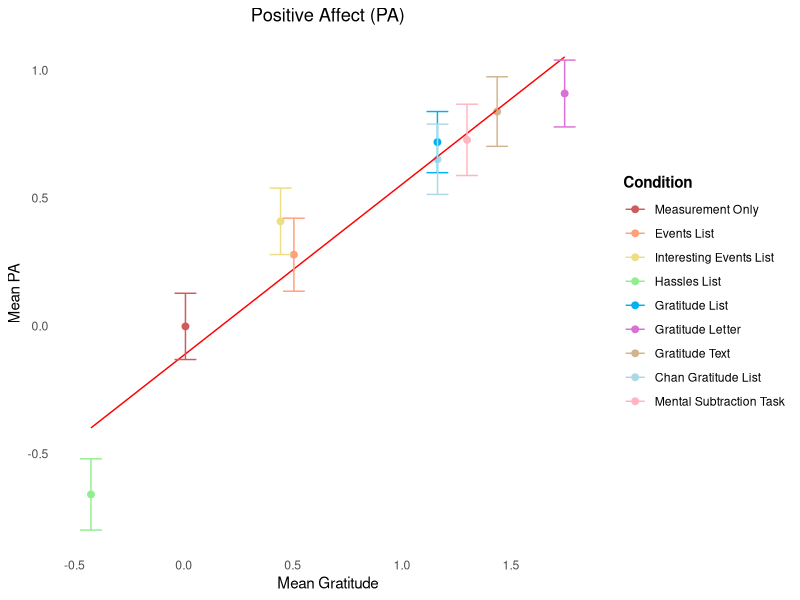
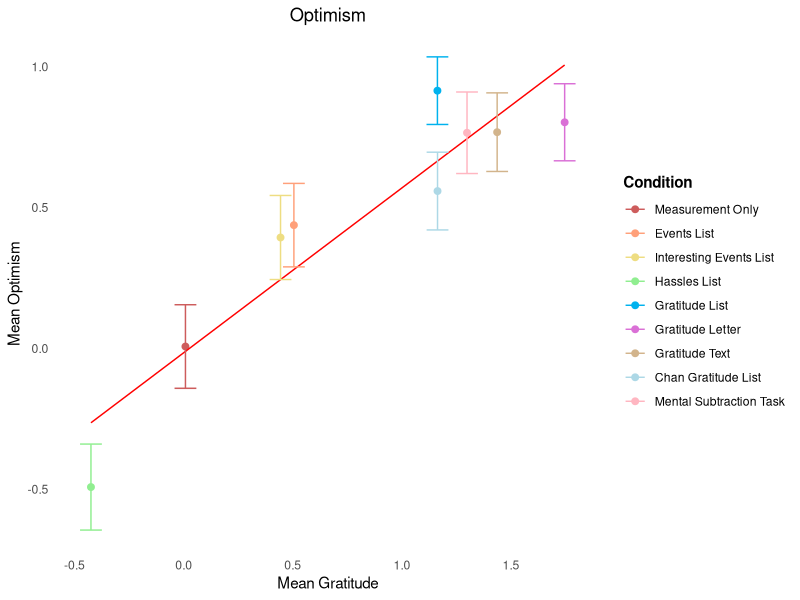
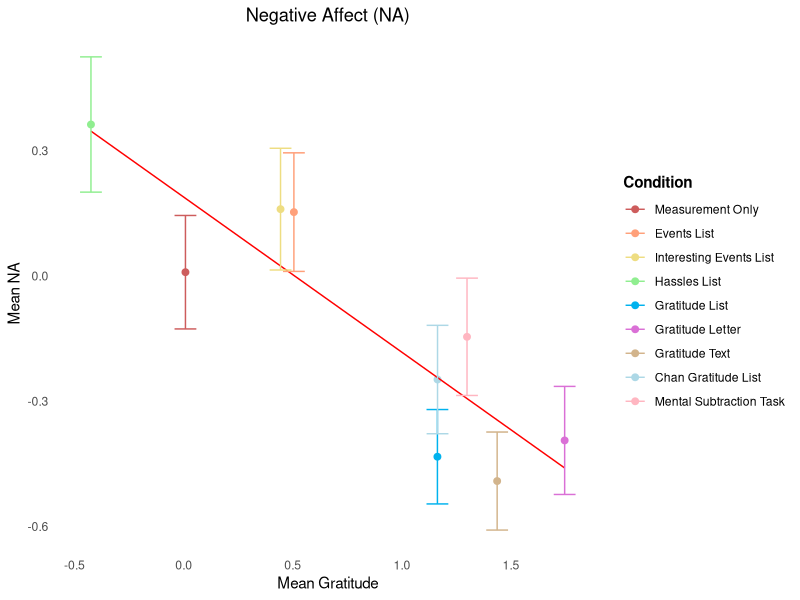
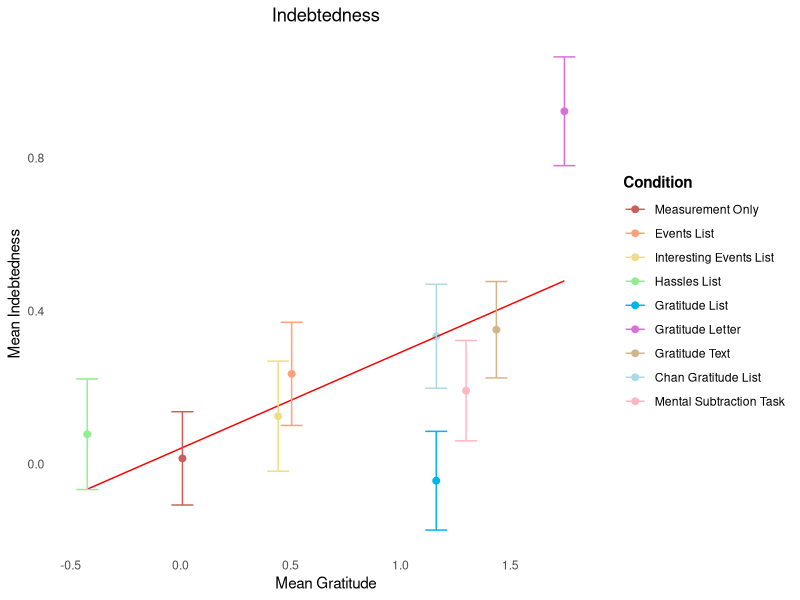
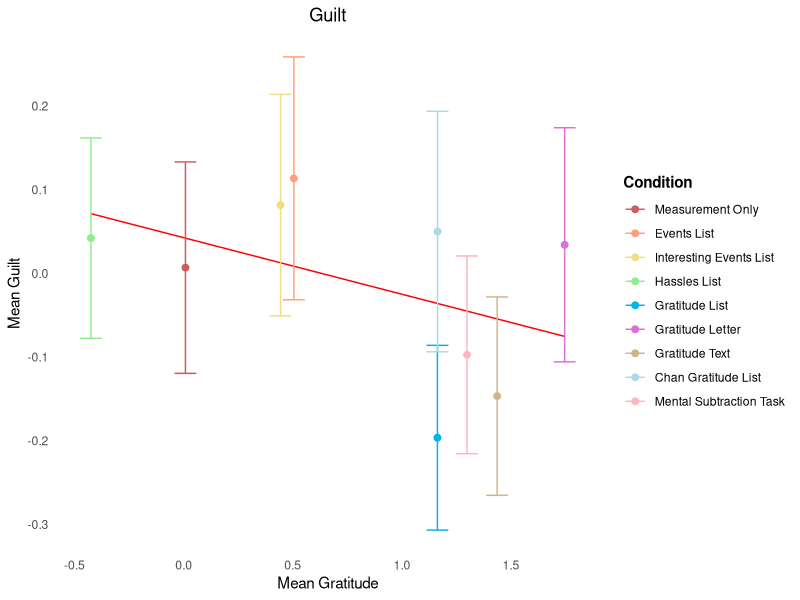
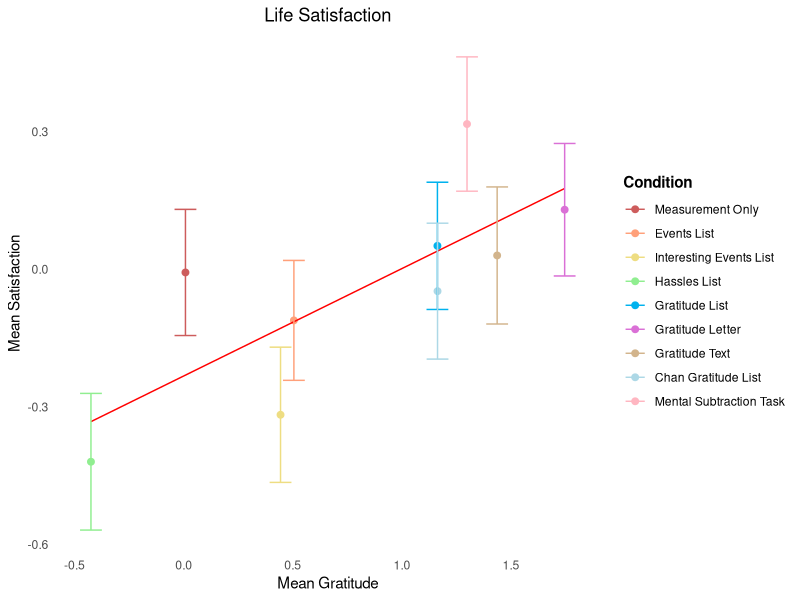
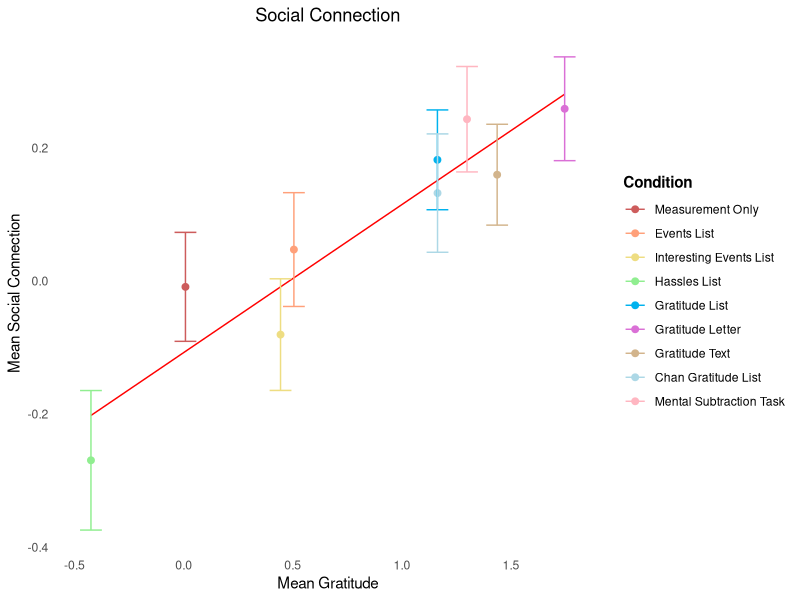
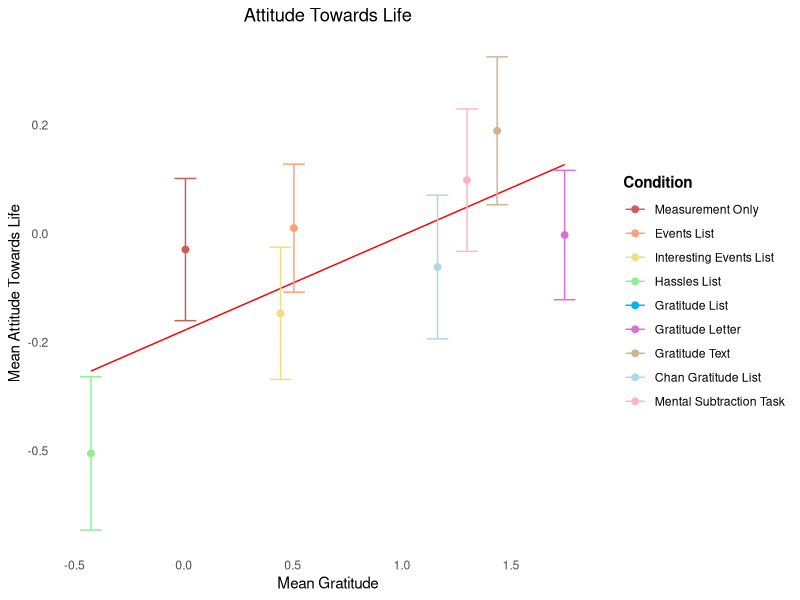

These figures' R source, in order:
## ---- chunk 1

library(ggplot2)
library(dplyr)
library(patchwork)
library(scales)

## ---- chunk 2

#Set up
setwd("/Users/beheo/Documents/GitHub/GratitudeInterventions/Study 1 Code")

#Set up

study_1.1 <- read.csv("Gratitude_Interventions_Study_1.1.csv")
study_1.1 <- study_1.1[study_1.1$Finished == 1, ]

study_1.2 <- read.csv("Gratitude_Interventions_Study_1.2.csv")
study_1.2 <- study_1.2[study_1.2$Finished == 1, ]

study_1.3 <- read.csv("Gratitude_Interventions_Study_1.3.csv")
study_1.3 <- study_1.3[study_1.3$Finished == 1, ]
study_1.3$race_2 <- as.numeric(study_1.3$race_2)

study_1.4 <- read.csv("Gratitude_Interventions_Study_1.4.csv")
study_1.4 <- study_1.4[study_1.4$Finished == 1, ]
study_1.4$race_2 <- as.numeric(study_1.4$race_2)

# File paths
file_paths <- c("Gratitude_Interventions_Study_1.1.csv",
                "Gratitude_Interventions_Study_1.2.csv",
                "Gratitude_Interventions_Study_1.3.csv",
                "Gratitude_Interventions_Study_1.4.csv")

# Read and combine the CSV files
data <- lapply(file_paths, read.csv)
data_temp1 <- bind_rows(study_1.1, study_1.2)
data_temp2 <- bind_rows(data_temp1, study_1.3)
data <- bind_rows(data_temp2, study_1.4)

# process data
data <- data %>%
  # remove incomplete or test observations
  filter(Finished != "0")

## ---- chunk 3

data$gratitude_all <- rowMeans(data[, c("grateful", "thankful", "appreciative")], na.rm = TRUE)
data$happy_all <- rowMeans(data[, c("happy", "satisfied", "content", "joyful", "pleased")], na.rm = TRUE)
data$optimistic_all <- rowMeans(data[, c("optimistic", "hopeful")], na.rm = TRUE)
data$sad_all <- rowMeans(data[, c("sad", "depressed", "anxious", "nervous")], na.rm = TRUE)
data$indebted_all <- rowMeans(data[, c("indebted", "obligated")], na.rm = TRUE)
data$envy_all <- rowMeans(data[, c("envious", "bitter", "jealous")], na.rm = TRUE)

data$ls_total <- rowMeans(data[, c("ls_1", "ls_2", "ls_3", "ls_4", "ls_5")], na.rm = TRUE)
data$sc_total <- rowMeans(data[, c("sc_1", "sc_2", "sc_3")], na.rm = TRUE)
data$self_image_total <- rowMeans(data[, c("circle_task", "self_image", "signature")], na.rm = TRUE)

## ---- chunk 4

#Conditions
control_conditions <- subset(data, condition_type == 1)
gratitude_conditions <- subset(data, condition_type == 2)

control <- subset(data, condition == 1)
control_events <- subset(data, condition == 2)
control_interesting <- subset(data, condition == 3)
control_hassles <- subset(data, condition == 4)

grat_list <- subset(data, condition == 5)
grat_letter <- subset(data, condition == 6)
grat_text <- subset(data, condition == 7)
grat_hk <- subset(data, condition == 8)
grat_sing <- subset(data, condition == 9)
knitr::opts_chunk$set(echo = TRUE)

condition_color <- c(
    "1" = "indianred",
    "2" = "lightsalmon",
    "3" = "lightgoldenrod",
    "4" = "palegreen2",
    "5" = "deepskyblue2",
    "6" = "orchid",
    "7" = "tan",
    "8" = "lightblue",
    "9" = "lightpink")

condition_name <- c(
    "1" = "Measurement Only",
    "2" = "Events List",
    "3" = "Interesting Events List",
    "4" = "Hassles List",
    "5" = "Gratitude List",
    "6" = "Gratitude Letter",
    "7" = "Gratitude Text",
    "8" = "Chan Gratitude List",
    "9" = "Mental Subtraction Task")

#Standard Error
calculate_std_error <- function(condition_data)
  return(sd(condition_data) / sqrt(length(condition_data)))

## ---- chunk 5

#Calculate mean for 'gratitude_all' by 'condition'
cond.means_1 <-data%>%group_by(condition)%>%summarize(Mean=mean(gratitude_all)) 
print(cond.means_1)

#Calculate mean for 'gratitude_all' by 'condition' and subtract the mean of measurement only control
cond.means_1 <- data %>%
  group_by(condition) %>%
  summarize(Mean = mean(gratitude_all)) %>%
  mutate(Mean = Mean - 4.27)

## ---- chunk 6
#Calculate mean for 'happy_all' by 'condition'
happy_mean<-data%>%group_by(condition)%>%summarize(Mean=mean(happy_all)) 
print(happy_mean)

# Calculate mean for 'happy_all' by 'condition' and subtract the mean of measurement only control
cond.means_2 <- data %>%
  group_by(condition) %>%
  summarize(Mean = mean(happy_all)) %>%
  mutate(Mean = Mean - 3.95)

# Calculate standard error for 'happy_all' by 'condition'
std_errors <- data %>%
  group_by(condition) %>%
  summarize(Standard_Error = sd(happy_all) / sqrt(n()))

# Create new dataframe
dosage_data <- data.frame(
  condition = cond.means_1$condition,
  gratitude_mean = cond.means_1$Mean,
  happy_mean = cond.means_2$Mean,
  happy_se = std_errors$Standard_Error
)

dosage_data$condition <- factor(dosage_data$condition)

# Fit linear regression model
lm_model <- lm(gratitude_mean ~ happy_mean, data = dosage_data)
summary(lm_model)

# Create scatter plot with linear regression line
happy_plot <- ggplot(dosage_data, aes(x = gratitude_mean, y = happy_mean, color = condition)) +
  geom_point(size = 2) +
  geom_smooth(method = "lm", se = FALSE, color = "red", size = 0.5) +
  geom_errorbar(aes(ymin = happy_mean - happy_se, ymax = happy_mean + happy_se), width = 0.1) +
  scale_color_manual(values = condition_color, labels = condition_name, 
                     name = "Condition") +
  labs(title = "Positive Affect (PA)",
       x = "Mean Gratitude",
       y = "Mean PA") +
  theme_minimal() +
  theme(
    plot.title = element_text(hjust = 0.5),  
    legend.title = element_text(face = "bold"),
    panel.grid.major = element_blank(),
    panel.grid.minor = element_blank()
  )

# Print the plot
print(happy_plot)

## ---- chunk 7
#Calculate mean for 'optimistic_all' by 'condition'
optimistic_mean<-data%>%group_by(condition)%>%summarize(Mean=mean(optimistic_all)) 
print(optimistic_mean)

#Calculate mean for 'optimistic_all' by 'condition' and subtract the mean of measurement only control
cond.means_2 <- data %>%
  group_by(condition) %>%
  summarize(Mean = mean(optimistic_all)) %>%
  mutate(Mean = Mean - 4.13)

#Calculate standard error for 'optimistic_all' by 'condition'
std_errors <- data %>%
  group_by(condition) %>%
  summarize(Standard_Error = sd(optimistic_all) / sqrt(n()))

#Create new dataframe
dosage_data <- data.frame(
  condition = cond.means_1$condition,
  gratitude_mean = cond.means_1$Mean,
  optimistic_mean = cond.means_2$Mean,
  optimistic_se = std_errors$Standard_Error
)

dosage_data$condition <- factor(dosage_data$condition)

# Fit linear regression model
lm_model <- lm(gratitude_mean ~ optimistic_mean, data = dosage_data)
summary(lm_model)

# Create scatter plot with linear regression line
optimistic_plot <- ggplot(dosage_data, aes(x = gratitude_mean, y = optimistic_mean, color = condition)) +
  geom_point(size = 2) +
  geom_smooth(method = "lm", se = FALSE, color = "red", size = 0.5) +
  geom_errorbar(aes(ymin = optimistic_mean - optimistic_se, ymax = optimistic_mean + optimistic_se), width = 0.1) +
  scale_color_manual(values = condition_color, labels = condition_name, 
                     name = "Condition") +
  labs(title = "Optimism",
       x = "Mean Gratitude",
       y = "Mean Optimism") +
  theme_minimal() +
  theme(
    plot.title = element_text(hjust = 0.5),  
    legend.title = element_text(face = "bold"),
    panel.grid.major = element_blank(),
    panel.grid.minor = element_blank()
  )

# Print the plot
print(optimistic_plot)

## ---- chunk 8

# Calculate mean for 'sad_all' by 'condition'
sad_mean<-data%>%group_by(condition)%>%summarize(Mean=mean(sad_all)) 
print(sad_mean)

# Calculate mean for 'sad_all' by 'condition' and subtract a value and subtract the mean of measurement only control
cond.means_2 <- data %>%
  group_by(condition) %>%
  summarize(Mean = mean(sad_all)) %>%
  mutate(Mean = Mean - 2.61)

# Calculate standard error for 'sad_all' by 'condition'
std_errors <- data %>%
  group_by(condition) %>%
  summarize(Standard_Error = sd(sad_all) / sqrt(n()))

# Create new dataframe
dosage_data <- data.frame(
  condition = cond.means_1$condition,
  gratitude_mean = cond.means_1$Mean,
  sad_mean = cond.means_2$Mean,
  sad_se = std_errors$Standard_Error
)

dosage_data$condition <- factor(dosage_data$condition)

# Fit linear regression model
lm_model <- lm(gratitude_mean ~ sad_mean, data = dosage_data)
summary(lm_model)

# Create scatter plot with linear regression line
sad_plot <- ggplot(dosage_data, aes(x = gratitude_mean, y = sad_mean, color = condition)) +
  geom_point(size = 2) +
  geom_smooth(method = "lm", se = FALSE, color = "red", size = 0.5) +
  geom_errorbar(aes(ymin = sad_mean - sad_se, ymax = sad_mean + sad_se), width = 0.1) +
  scale_color_manual(values = condition_color, labels = condition_name, 
                     name = "Condition") +
  labs(title = "Negative Affect (NA)",
       x = "Mean Gratitude",
       y = "Mean NA") +
  theme_minimal() +
  theme(
    plot.title = element_text(hjust = 0.5),
    legend.title = element_text(face = "bold"),
    panel.grid.major = element_blank(),
    panel.grid.minor = element_blank()
  ) 

# Print the plot
print(sad_plot)

## ---- chunk 9
# Calculate mean for 'indebted_all' by 'condition'
indebted_mean<-data%>%group_by(condition)%>%summarize(Mean=mean(indebted_all)) 
print(indebted_mean)

# Calculate mean for 'indebted_all' by 'condition' and subtract the mean of measurement only control
cond.means_2 <- data %>%
  group_by(condition) %>%
  summarize(Mean = mean(indebted_all)) %>%
  mutate(Mean = Mean - 2.82)

# Calculate standard error for 'indebted_all' by 'condition'
std_errors <- data %>%
  group_by(condition) %>%
  summarize(Standard_Error = sd(indebted_all) / sqrt(n()))

# Create new dataframe
dosage_data <- data.frame(
  condition = cond.means_1$condition,
  gratitude_mean = cond.means_1$Mean,
  indebted_mean = cond.means_2$Mean,
  indebted_se = std_errors$Standard_Error
)

dosage_data$condition <- factor(dosage_data$condition)

# Fit linear regression model
lm_model <- lm(gratitude_mean ~ indebted_mean, data = dosage_data)
summary(lm_model)

# Create scatter plot with linear regression line
indebted_plot <- ggplot(dosage_data, aes(x = gratitude_mean, y = indebted_mean, color = condition)) +
  geom_point(size = 2) +
  geom_smooth(method = "lm", se = FALSE, color = "red", size = 0.5) +
  geom_errorbar(aes(ymin = indebted_mean - indebted_se, ymax = indebted_mean + indebted_se), width = 0.1) +
  scale_color_manual(values = condition_color, labels = condition_name, 
                     name = "Condition") +
  labs(title = "Indebtedness",
       x = "Mean Gratitude",
       y = "Mean Indebtedness") +
  theme_minimal() +
  theme(
    plot.title = element_text(hjust = 0.5),
    legend.title = element_text(face = "bold"),
    panel.grid.major = element_blank(),
    panel.grid.minor = element_blank()
  )

# Print the plot
print(indebted_plot)
## ---- chunk 10

# Calculate mean for 'guilty' by 'condition' 
guilty_mean<-data%>%group_by(condition)%>%summarize(Mean=mean(guilty)) 
print(guilty_mean)

# Calculate mean for 'guilty' by 'condition' and subtract the mean of measurement only control
cond.means_2 <- data %>%
  group_by(condition) %>%
  summarize(Mean = mean(guilty)) %>%
  mutate(Mean = Mean - 1.95)

# Calculate standard error for 'guilty' by 'condition'
std_errors <- data %>%
  group_by(condition) %>%
  summarize(Standard_Error = sd(guilty) / sqrt(n()))

# Create new dataframe
dosage_data <- data.frame(
  condition = cond.means_1$condition,
  gratitude_mean = cond.means_1$Mean,
  guilty_mean = cond.means_2$Mean,
  guilty_se = std_errors$Standard_Error
)

dosage_data$condition <- factor(dosage_data$condition)

# Fit linear regression model
lm_model <- lm(gratitude_mean ~ guilty_mean, data = dosage_data)
summary(lm_model)

# Create scatter plot with linear regression line
guilty_plot <- ggplot(dosage_data, aes(x = gratitude_mean, y = guilty_mean, color = condition)) +
  geom_point(size = 2) +
  geom_smooth(method = "lm", se = FALSE, color = "red", size = 0.5) +
  geom_errorbar(aes(ymin = guilty_mean - guilty_se, ymax = guilty_mean + guilty_se), width = 0.1) +
  scale_color_manual(values = condition_color, labels = condition_name, 
                     name = "Condition") +
  labs(title = "Guilt",
       x = "Mean Gratitude",
       y = "Mean Guilt") +
  theme_minimal() +
  theme(
    plot.title = element_text(hjust = 0.5),
    legend.title = element_text(face = "bold"),
    panel.grid.major = element_blank(),
    panel.grid.minor = element_blank()
  )

# Print the plot
print(guilty_plot)

## ---- chunk 11

# Calculate mean for 'ls_total' by 'condition'
ls_mean<-data%>%group_by(condition)%>%summarize(Mean=mean(ls_total)) 
print(ls_mean)

# Calculate mean for 'ls_total' by 'condition' and subtract the mean of measurement only control
cond.means_2 <- data %>%
  group_by(condition) %>%
  summarize(Mean = mean(ls_total)) %>%
  mutate(Mean = Mean - 4.04)

# Calculate standard error for 'ls_total' by 'condition'
std_errors <- data %>%
  group_by(condition) %>%
  summarize(Standard_Error = sd(ls_total) / sqrt(n()))

# Create new dataframe
dosage_data <- data.frame(
  condition = cond.means_1$condition,
  gratitude_mean = cond.means_1$Mean,
  ls_mean = cond.means_2$Mean,
  ls_se = std_errors$Standard_Error
)

dosage_data$condition <- factor(dosage_data$condition)

# Fit linear regression model
lm_model <- lm(gratitude_mean ~ ls_mean, data = dosage_data)
summary(lm_model)

# Create scatter plot with linear regression line
ls_plot <- ggplot(dosage_data, aes(x = gratitude_mean, y = ls_mean, color = condition)) +
  geom_point(size = 2) +
  geom_smooth(method = "lm", se = FALSE, color = "red", size = 0.5) +
  geom_errorbar(aes(ymin = ls_mean - ls_se, ymax = ls_mean + ls_se), width = 0.1) +
  scale_color_manual(values = condition_color, labels = condition_name, 
                     name = "Condition") +
  labs(title = "Life Satisfaction",
       x = "Mean Gratitude",
       y = "Mean Satisfaction") +
  theme_minimal() +
  theme(
    plot.title = element_text(hjust = 0.5),
    legend.title = element_text(face = "bold"),
    panel.grid.major = element_blank(),
    panel.grid.minor = element_blank()
  )

# Print the plot
print(ls_plot)

## ---- chunk 12
# Calculate mean for 'sc_total' by 'condition'
sc_mean<-data%>%group_by(condition)%>%summarize(Mean=mean(sc_total)) 
print(sc_mean)

# Calculate mean for 'sc_total' by 'condition' and subtract the mean of measurement only control
cond.means_2 <- data %>%
  group_by(condition) %>%
  summarize(Mean = mean(sc_total)) %>%
  mutate(Mean = Mean - 3.86)

# Calculate standard error for 'sc_total' by 'condition'
std_errors <- data %>%
  group_by(condition) %>%
  summarize(Standard_Error = sd(sc_total) / sqrt(n()))

# Create new dataframe
dosage_data <- data.frame(
  condition = cond.means_1$condition,
  gratitude_mean = cond.means_1$Mean,
  sc_mean = cond.means_2$Mean,
  sc_se = std_errors$Standard_Error
)

dosage_data$condition <- factor(dosage_data$condition)

# Fit linear regression model
lm_model <- lm(gratitude_mean ~ sc_mean, data = dosage_data)
summary(lm_model)

# Create scatter plot with linear regression line
sc_plot <- ggplot(dosage_data, aes(x = gratitude_mean, y = sc_mean, color = condition)) +
  geom_point(size = 2) +
  geom_smooth(method = "lm", se = FALSE, color = "red", size = 0.5) +
  geom_errorbar(aes(ymin = sc_mean - sc_se, ymax = sc_mean + sc_se), width = 0.1) +
  scale_color_manual(values = condition_color, labels = condition_name, 
                     name = "Condition") +
  labs(title = "Social Connection",
       x = "Mean Gratitude",
       y = "Mean Social Connection") +
  theme_minimal() +
  theme(
    plot.title = element_text(hjust = 0.5),
    legend.title = element_text(face = "bold"),
    panel.grid.major = element_blank(),
    panel.grid.minor = element_blank()
  )

# Print the plot
print(sc_plot)
## ---- chunk 13

# Calculate mean for 'ladder' by 'condition'
ladder_mean<-data%>%group_by(condition)%>%summarize(Mean=mean(ladder)) 
print(ladder_mean)

# Calculate mean for 'ladder' by 'condition' and subtract the mean of measurement only control
cond.means_2 <- data %>%
  group_by(condition) %>%
  summarize(Mean = mean(ladder)) %>%
  mutate(Mean = Mean - 5.9)

# Calculate standard error for 'ladder' by 'condition'
std_errors <- data %>%
  group_by(condition) %>%
  summarize(Standard_Error = sd(ladder) / sqrt(n()))

# Create new dataframe
dosage_data <- data.frame(
  condition = cond.means_1$condition,
  gratitude_mean = cond.means_1$Mean,
  ladder_mean = cond.means_2$Mean,
  ladder_se = std_errors$Standard_Error
)

dosage_data$condition <- factor(dosage_data$condition)

# Fit linear regression model
lm_model <- lm(gratitude_mean ~ ladder_mean, data = dosage_data)
summary(lm_model)

# Create scatter plot with linear regression line
ladder_plot <- ggplot(dosage_data, aes(x = gratitude_mean, y = ladder_mean, color = condition)) +
  geom_point(size = 2) +
  geom_smooth(method = "lm", se = FALSE, color = "red", size = 0.5) +
  geom_errorbar(aes(ymin = ladder_mean - ladder_se, ymax = ladder_mean + ladder_se), width = 0.1) +
  scale_color_manual(values = condition_color, labels = condition_name, 
                     name = "Condition") +
  labs(title = "Attitude Towards Life",
       x = "Mean Gratitude",
       y = "Mean Attitude Towards Life") +
  theme_minimal() +
  theme(
    plot.title = element_text(hjust = 0.5),
    legend.title = element_text(face = "bold"),
    panel.grid.major = element_blank(),
    panel.grid.minor = element_blank()
  ) +
  scale_y_continuous(labels = scales::number_format(accuracy = 0.1))

# Print the plot
print(ladder_plot)
## ---- chunk 14

# Calculate mean for 'self_image_total' by 'condition'
self_image_mean<-data%>%group_by(condition)%>%summarize(Mean=mean(self_image_total)) 
print(self_image_mean)

# Calculate mean for 'self_image_total' by 'condition' and subtract the mean of measurement only control
cond.means_2 <- data %>%
  group_by(condition) %>%
  summarize(Mean = mean(self_image_total)) %>%
  mutate(Mean = Mean - 3.66)

# Calculate standard error for 'self_image_total' by 'condition'
std_errors <- data %>%
  group_by(condition) %>%
  summarize(Standard_Error = sd(self_image_total) / sqrt(n()))

# Create new dataframe
dosage_data <- data.frame(
  condition = cond.means_1$condition,
  gratitude_mean = cond.means_1$Mean,
  self_image_mean = cond.means_2$Mean,
  self_image_se = std_errors$Standard_Error
)

dosage_data$condition <- factor(dosage_data$condition)

# Fit linear regression model
lm_model <- lm(gratitude_mean ~ self_image_mean, data = dosage_data)
summary(lm_model)

# Create scatter plot with linear regression line
self_image_plot <- ggplot(dosage_data, aes(x = gratitude_mean, y = self_image_mean, color = condition)) +
  geom_point(size = 2) +
  geom_smooth(method = "lm", se = FALSE, color = "red", size = 0.5) +
  geom_errorbar(aes(ymin = self_image_mean - self_image_se, ymax = self_image_mean + self_image_se), width = 0.1) +
  scale_color_manual(values = condition_color, labels = condition_name, 
                     name = "Condition") +  # Assign specific colors
  labs(title = "Percieved Self Image",
       x = "Mean Gratitude",
       y = "Mean Percieved Self Image") +
  theme_minimal() +
  theme(
    plot.title = element_text(hjust = 0.5),  # Center the plot title
    legend.title = element_text(face = "bold"),
    panel.grid.major = element_blank(),
    panel.grid.minor = element_blank()# Set background color to white
  )

# Print the plot
print(self_image_plot)
## ---- chunk 15
# Set theme settings
theme_settings <- list(
  plot.title = theme(text = element_text(size = 8, face = "bold")),
  axis.title = theme(text = element_text(size = 6)) 
)

# Combine the plots
combined_plots <- (
  (optimistic_plot + theme_settings + theme(legend.position = "none")) +
  (happy_plot + theme_settings + theme(legend.position = "none")) +
  (sad_plot + theme_settings + theme(legend.position = "none")) +
  (ls_plot + theme_settings + theme(legend.position = "right"))
) + plot_layout(guides = "collect")

combined_plots_2 <- (
  (indebted_plot + theme_settings + theme(legend.position = "none")) +
  (guilty_plot + theme_settings + theme(legend.position = "right"))
) + plot_layout(guides = "collect") 

combined_plots_3 <- (
  (sc_plot + theme_settings + theme(legend.position = "none")) +
  (ladder_plot + theme_settings + theme(legend.position = "none")) +
  (self_image_plot + theme_settings + theme(legend.position = "right"))
) + plot_layout(guides = "collect") 

# Set the size of the plot
options(repr.plot.width = 15, repr.plot.height = 13)

# Print the combined plot
print(combined_plots)
print(combined_plots_2)
print(combined_plots_3)

